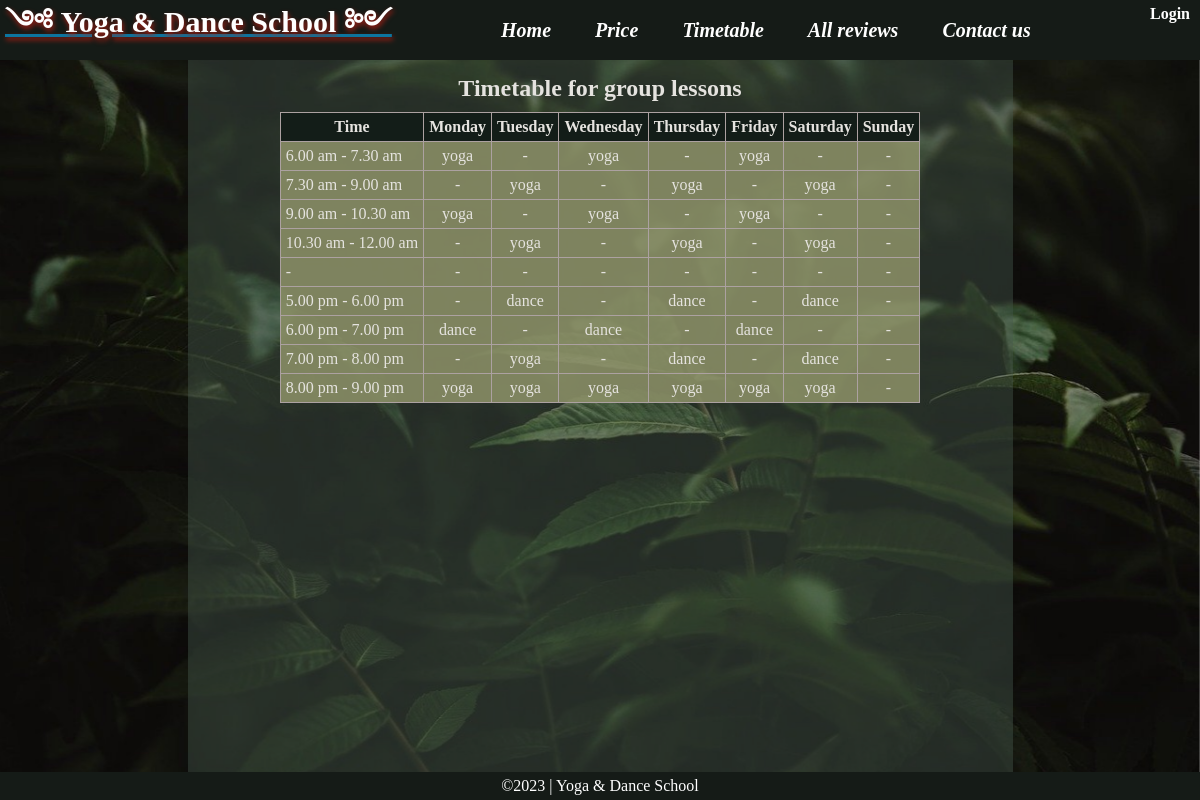
Page /timetable on the committed database.
### main/models.py (models this page shows)
class Timetable(models.Model):
    time_lesson = models.CharField(max_length=20)
    monday = models.CharField(max_length=20)
    tuesday = models.CharField(max_length=20)
    wednesday = models.CharField(max_length=20)
    thursday = models.CharField(max_length=20)
    friday = models.CharField(max_length=20)
    saturday = models.CharField(max_length=20)
    sunday = models.CharField(max_length=20)

### main/views.py (the view)
# urls.py: path('timetable', main_views.timetable, name ="timetable"),
def timetable(request):
    timetable_list = Timetable.objects.all()
    return render(request, 'timetable.html', {'timetable_list' : timetable_list})

### main/templates/timetable.html
{% extends 'base.html' %}
{% block content %}
    <h2 class="headline">Timetable for group lessons</h2>
        <table class="timetable">
            <tr>
                <th>Time</th>
                <th>Monday</th>
                <th>Tuesday</th>
                <th>Wednesday</th>
                <th>Thursday</th>
                <th>Friday</th>
                <th>Saturday</th>
                <th>Sunday</th>
            </tr>
            {% for timetable in timetable_list %}
            <tr>
                <td>{{ timetable.time_lesson }}</td>
                <td>{{ timetable.monday }}</td>
                <td>{{ timetable.tuesday }}</td>
                <td>{{ timetable.wednesday }}</td>
                <td>{{ timetable.thursday }}</td>
                <td>{{ timetable.friday }}</td>
                <td>{{ timetable.saturday }}</td>
                <td>{{ timetable.sunday }}</td>
            </tr>
            {% endfor %}
        </table>
{% endblock %}

### main/static/main/css/style.css (style rules this page uses)
body { margin: 0; padding: 0; }
.headline { text-align: center; margin:0; }
.table, tr, th, td { border: 1px solid black; border-collapse: collapse; padding: 5px; margin: auto; margin-top: 10px; background: rgba(140, 144, 103, 0.486); }
.timetable, tr, th, td { border: 1px solid rgb(172, 161, 161); border-collapse: collapse; padding: 5px; margin: auto; margin-top: 10px; background: rgba(140, 144, 103, 0.486); }
.timetable th { background-color: rgb(19, 29, 24); }
.timetable th, td:not(:first-child) { text-align: center; }

### rows in the picture
Timetable: time_lesson "6.00 am - 7.30 am", monday "yoga", tuesday "-", wednesday "yoga", thursday "-", friday "yoga", saturday "-", sunday "-"
Timetable: time_lesson "7.30 am - 9.00 am", monday "-", tuesday "yoga", wednesday "-", thursday "yoga", friday "-", saturday "yoga", sunday "-"
Timetable: time_lesson "9.00 am - 10.30 am", monday "yoga", tuesday "-", wednesday "yoga", thursday "-", friday "yoga", saturday "-", sunday "-"
Timetable: time_lesson "10.30 am - 12.00 am", monday "-", tuesday "yoga", wednesday "-", thursday "yoga", friday "-", saturday "yoga", sunday "-"
Timetable: time_lesson "-", monday "-", tuesday "-", wednesday "-", thursday "-", friday "-", saturday "-", sunday "-"
Timetable: time_lesson "5.00 pm - 6.00 pm", monday "-", tuesday "dance", wednesday "-", thursday "dance", friday "-", saturday "dance", sunday "-"
Timetable: time_lesson "6.00 pm - 7.00 pm", monday "dance", tuesday "-", wednesday "dance", thursday "-", friday "dance", saturday "-", sunday "-"
Timetable: time_lesson "7.00 pm - 8.00 pm", monday "-", tuesday "yoga", wednesday "-", thursday "dance", friday "-", saturday "dance", sunday "-"
Timetable: time_lesson "8.00 pm - 9.00 pm", monday "yoga", tuesday "yoga", wednesday "yoga", thursday "yoga", friday "yoga", saturday "yoga", sunday "-"
